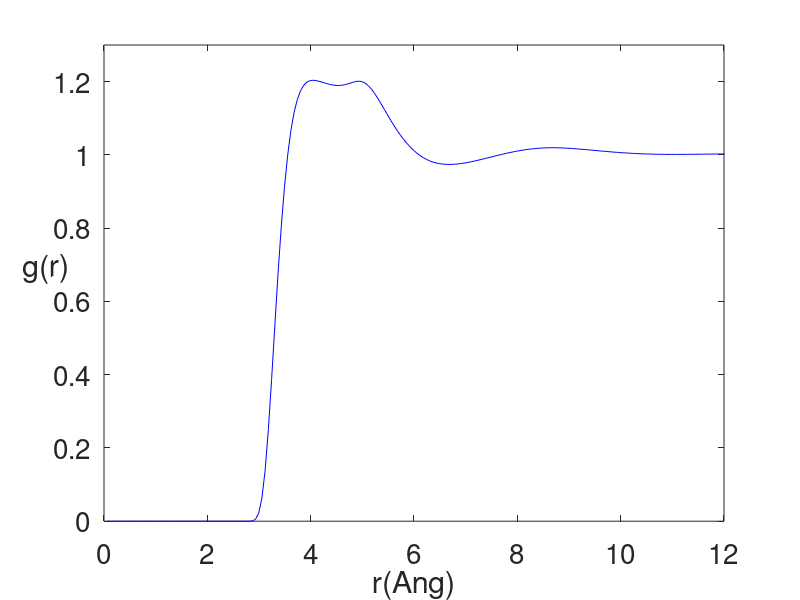

The MATLAB script that drew this image:
function [] = rism1d_solver_homonuclear_diatomic_liquid_hnc
%-----------------------------------------------------------------
% Solves the Reference-interaction site model (RISM) equation for uncharged
% diatomic liquid in hypernetted chain approximation
% An interparticle interaction: the Lennard-Jones potential
% A method: a Picard iteration technique
% Uses: function lf=lsint(f)
%
% Written by Tsogbayar Tsednee (PhD), California State University Northridge 
% Contact: tsog215@gmail.com
% Reference: E. Johnson and R. P. Hazoume, J. Chem. Phys. 70, 1599 (1979);
% Date: October 21, 2018
%%%
% Temperature T = 328K & density  = 0.00633 A^(-3)
%%%
% ----------------------------------------------------------------
clear;
clc;
format short
Nr = 512; % number of grid point; you may change it
L = 32.0; % grid parameter; you may change it  
dr = L/(Nr+1); % grid parameter
itermax = 4000; tol = 10^(-14); % max number of iteration and tolerance; you may change it
%
alf = 0.850 ; % convergence acceleration parameter; you may change it
%%%
% LJ parameters for benzene type model
ell = 1.756; % bond length, l = 1.756 angstrom; (Ang = angstrom)
sigma = 3.5; % in angstrom
%
rho_red = 0.00633; % in A^(-3)
T_red = 328/77; % eps/k_B = 77K & T = 328/77 = 4.260 & T = 328K
%
r = zeros(Nr,1); u_lj = zeros(Nr,1); c = zeros(Nr,1); 
for i = 1:Nr
    r(i) = i*dr;
    u_lj(i) = (4./T_red)*( (sigma/r(i))^12 - (sigma/r(i))^6 );
%    
    c(i) = exp( -u_lj(i) ) - 1. ;
end
%%%
Nk = Nr; j = (1:1:Nk)'; ii = (1:1:Nr)'; dk = pi/L; k = (j*dk);
%
w_k = sin(k.*ell)./(k.*ell); % w(k), the Fourier transforms of the intramolecular correlation functions
%
hk_old = 0.;
%
ck = 4.*pi*(dr^3*(Nr+1)./pi).*lsint(c.*ii)./j;
%%%
hk = (ck.*(1.0+w_k).^2./(1.-2.*rho_red.*(1.0+w_k).*ck)); % solving RISM or scalar SSOZ equation in k-space; (SSOZ = site-site Ornstein-Zernike)
%
hk_new = hk;
hk_n = alf*hk_new + (1.-alf)*hk_old;
% compute c(r) and gam(r) 
cr = (1./(2*pi)^(3))*4*pi.*(pi^2./(ii.*(Nr+1)^2.*dr^3)).*lsint(ck.*j);
hr = (1./(2*pi)^(3))*4*pi.*(pi^2./(ii.*(Nr+1)^2.*dr^3)).*lsint(hk_n.*j);
%%%
gam = hr - cr; % indirect correlation function, gamma(r) = h(r) - c(r)
%%%
%
%Iflag = 0.;  % converfence flag, 1 indicates convergence
%
for iter = 2:itermax
%    
    iter
    %%% iter 2
    gam_old = gam;
%
    cr_old = exp(-u_lj + gam_old) - gam_old - 1. ;    
    ck = 4.*pi.*(dr^3*(Nr+1)./pi).*lsint(cr_old.*ii)./j;
%%%
    hk = (ck.*(1.0+w_k).^2./(1.-2.*rho_red.*(1.0+w_k).*ck)); % solving SSOZ equation in k-space
%    
    hk_old = hk_n;
    hk_new = hk;
    hk_n = alf*hk_new + (1.-alf)*hk_old;  
% compute c(r) and gam(r) 
    cr = (1./(2*pi)^(3))*4*pi.*(pi^2./(ii.*(Nr+1)^2.*dr^3)).*lsint(ck.*j);
    hr = (1./(2*pi)^(3))*4*pi.*(pi^2./(ii.*(Nr+1)^2.*dr^3)).*lsint(hk_n.*j);
%%%
    gam = hr - cr; % indirect correlation function
%%%
    gam_new = gam;
%    
    if (rms(gam_new - gam_old) < tol);
         Iflag = 1.
         break
    end
%
    gam = gam_new;
%%%
end
%
gr = exp(-u_lj + gam); %    radial correlation function
%
%figure(1)
plot(r,gr, '-b')
axis([0. 12. 0.000 1.30])
set(gca,'FontSize',20)
xlabel('r(Ang)') % ,'fontsize',16
ylabel('g(r)','Rotation', 1) %

return
end

%%%%%%%%%%%%%%%%%%%%%%%%%%%%%%%%%
% A function lsint.m is taken from C.T. Kelley, B. M. Pettitt, 
%                      J. Chmp. Phys. \textbf{197}, 491 (2004)
% LSINT
% Fast sine transform with MATLAB's FFT.
%
function lf=lsint(f)
n=length(f);
ft=-fft([0,f']',2*n+2);
lf=imag(ft(2:n+1));
%
return
end

